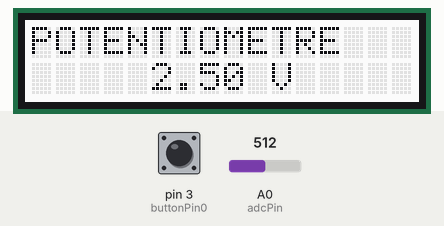
Recording of a sketch running on a simulated Arduino Uno, built with avr-gcc and run on an emulated ATmega328P. Parts: 16×2 character LCD. The inputs (shaded band) are chosen by the test bench; at power-on: pin 3 (buttonPin0) HIGH, A0 (adcPin) = 512. What the sketch prints to the serial monitor is not drawn.

Above: at 1.2 s.
1.3 s: pin 3 (buttonPin0) pulled LOW for 0.15 s
At 2.2 s:
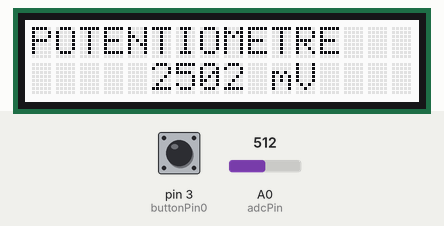
3.0 s: pin 3 (buttonPin0) pulled LOW for 1 s
At 4.7 s:
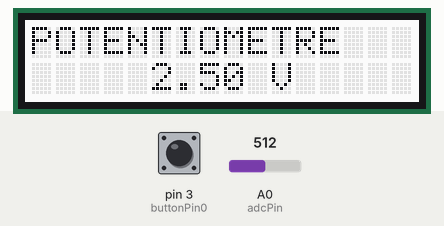
7.0 s: pin 3 (buttonPin0) pulled LOW for 3.2 s
At 10.7 s:
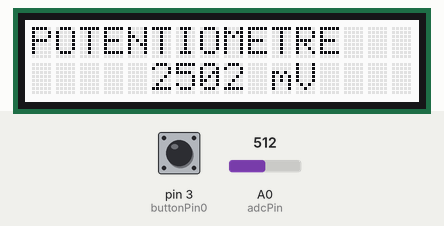
13.2 s: pin 3 (buttonPin0) pulled LOW for 1 s
At 14.8 s:
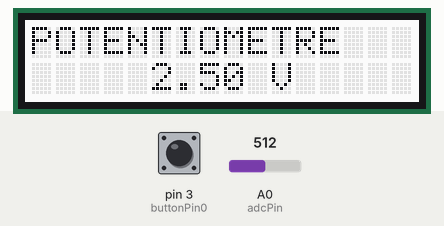
17.2 s: pin 3 (buttonPin0) pulled LOW for 3.2 s
At 20.9 s:
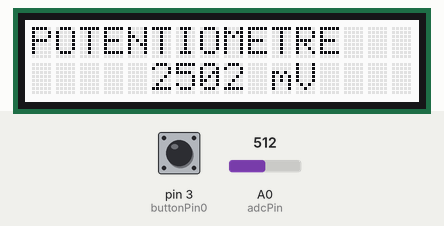
23.4 s: pin 3 (buttonPin0) pulled LOW for 1 s
At 25.0 s:
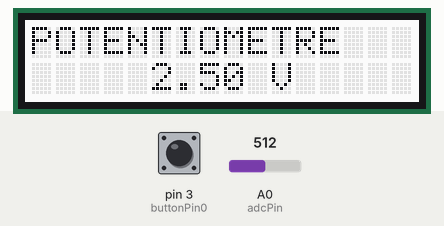
Timing chart, 0 to 26.5 s (numbered marks = the images above; inputs shaded):
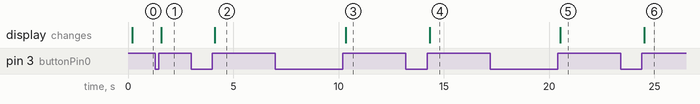

The sketch:

ex3-c.ino
```cpp
#include <Wire.h>
#include "rgb_lcd.h"
rgb_lcd lcd;
int adcPin = A0;
float adcIn = 0;
const int buttonPin0 = 3;
int buttonState0 = 0;
boolean x = true;
float volt = 0;

void setup()
{
  Serial.begin(9600); // init serial to 9600b/s
  Serial.println("Potentiometre Test !!");
  lcd.begin(16, 2);
  pinMode(buttonPin0, INPUT);
}


void loop()
{
  if (x == true) {
    adcIn = analogRead(adcPin);
    delay(100);
    lcd.clear();
    lcd.setCursor(0, 0);
    lcd.print("POTENTIOMETRE");
    lcd.setCursor(5, 1);
    volt = adcIn * 5 / 1023;
    lcd.print(volt);
    lcd.setCursor(10, 1);
    lcd.print("V     ");
  }

  if (x == false) {
    adcIn = analogRead(adcPin);
    delay(100);
    lcd.clear();
    lcd.setCursor(0, 0);
    lcd.print("POTENTIOMETRE");
    lcd.setCursor(5, 1);
    volt = adcIn * 5 / 1023 * 1000 ;
    lcd.print(volt);
    lcd.setCursor(9, 1);
    lcd.print(" mV    ");
  }

  buttonState0 = digitalRead(buttonPin0);
  if (buttonState0 == LOW) {
    buttonState0 = digitalRead(buttonPin0);
    while (buttonState0 == LOW)
    {
      buttonState0 = digitalRead(buttonPin0);
    }
    x =! x;
  }
}
```

Measured:
- after the input at 1.3 s, the display: changes after 0.28 s (image 1)
- after the input at 3.0 s, the display: changes after 1.1 s (image 2)
- after the input at 7.0 s, the display: changes after 3.3 s (image 3)
- after the input at 13.2 s, the display: changes after 1.1 s (image 4)
- after the input at 17.2 s, the display: changes after 3.3 s (image 5)
- after the input at 23.4 s, the display: changes after 1.1 s (image 6)
